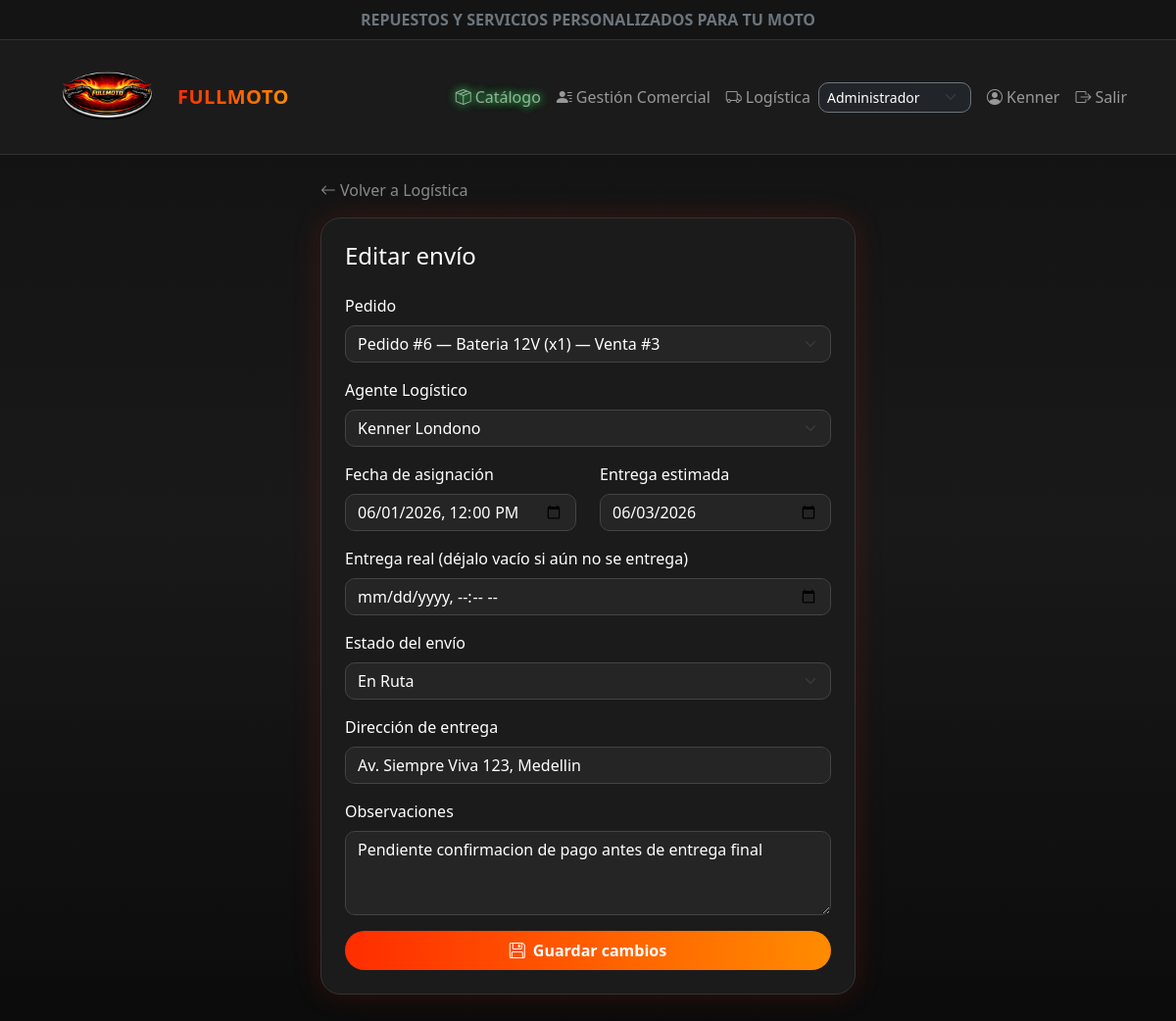
Screenshot of /formulario_distribucion.php?id=6 (signed in) with the database file from the repository.
### tables this page shows
CREATE TABLE `distribucion` (
  `id_distribucion` int(11) NOT NULL,
  `id_pedido` int(11) NOT NULL,
  `id_agente_logistico` int(11) NOT NULL,
  `fecha_asignacion` datetime NOT NULL DEFAULT current_timestamp(),
  `fecha_entrega_estimada` date DEFAULT NULL,
  `fecha_entrega_real` datetime DEFAULT NULL,
  `estado_envio` varchar(30) NOT NULL DEFAULT 'Asignado',
  `direccion_entrega` varchar(150) DEFAULT NULL,
  `observaciones` varchar(255) DEFAULT NULL
);

CREATE TABLE `agentelogistico` (
  `idAgenteLogistico` int(11) NOT NULL,
  `nombreContacto` varchar(120) DEFAULT NULL,
  `empresa` varchar(120) DEFAULT NULL,
  `vehiculo` varchar(80) DEFAULT NULL,
  `placa` varchar(15) DEFAULT NULL,
  `zonaCobertura` varchar(120) DEFAULT NULL,
  `estado` varchar(20) NOT NULL DEFAULT 'Activo'
);

### CLASES/Distribucion.php (called while the page is built, shortened)
<?php
class Distribucion {
    private $idPedido;
    private $idAgenteLogistico;
    private $fechaAsignacion;
    private $fechaEntregaEstimada;
    private $fechaEntregaReal;
    private $estadoEnvio;
    private $direccionEntrega;
    private $observaciones;
    public function __construct($idDistribucion, $idPedido, $idAgenteLogistico, $fechaAsignacion, $fechaEntregaEstimada, $fechaEntregaReal, $estadoEnvio, $direccionEntrega, $observaciones, $nombreAgente = null) {
        $this->idPedido = $idPedido;
        $this->idAgenteLogistico = $idAgenteLogistico;
        $this->fechaAsignacion = $fechaAsignacion;
        $this->fechaEntregaEstimada = $fechaEntregaEstimada;
        $this->fechaEntregaReal = $fechaEntregaReal;
        $this->estadoEnvio = $estadoEnvio;
        $this->direccionEntrega = $direccionEntrega;
        $this->observaciones = $observaciones;
    }
    public function getIdPedido() { return $this->idPedido; }
    public function getIdAgenteLogistico() { return $this->idAgenteLogistico; }
    public function getFechaAsignacion() { return $this->fechaAsignacion; }
    public function getFechaEntregaEstimada() { return $this->fechaEntregaEstimada; }
    public function getFechaEntregaReal() { return $this->fechaEntregaReal; }
    public function getEstadoEnvio() { return $this->estadoEnvio; }
    public function getDireccionEntrega() { return $this->direccionEntrega; }
    public function getObservaciones() { return $this->observaciones; }
    public static function obtenerPorId(PDO $pdo, int $idDistribucion): ?Distribucion {
        $sql = "SELECT d.id_distribucion, d.id_pedido, d.id_agente_logistico,
                       d.fecha_asignacion, d.fecha_entrega_estimada, d.fecha_entrega_real,
                       d.estado_envio, d.direccion_entrega, d.observaciones,
                       a.nombreContacto AS nombre_agente
                FROM distribucion d
                INNER JOIN agentelogistico a ON d.id_agente_logistico = a.idAgenteLogistico
                WHERE d.id_distribucion = :id";
        $stmt = $pdo->prepare($sql);
        $stmt->execute(['id' => $idDistribucion]);
        $fila = $stmt->fetch(PDO::FETCH_ASSOC);
        $distribuciones = self::mapearFilas([$fila]);
        return $distribuciones[0];
    }
    public static function obtenerPedidosDisponibles(PDO $pdo): array {
        $sql = "SELECT p.id_pedido, pr.nombre AS nombre_producto, p.cantidad, p.id_venta
                FROM pedido p
                INNER JOIN Productos pr ON p.id_producto = pr.id_producto
                ORDER BY p.id_pedido DESC";
        return $pdo->query($sql)->fetchAll(PDO::FETCH_ASSOC);
    }
    public static function obtenerAgentes(PDO $pdo): array {
        $sql = "SELECT idAgenteLogistico, nombreContacto FROM agentelogistico ORDER BY nombreContacto";
        return $pdo->query($sql)->fetchAll(PDO::FETCH_ASSOC);
    }
    private static function mapearFilas(array $filas): array {
        $distribuciones = [];
        foreach ($filas as $fila) {
            $distribuciones[] = new Distribucion(
                $fila['id_distribucion'],
                $fila['id_pedido'],
                $fila['id_agente_logistico'],
                $fila['fecha_asignacion'],
                $fila['fecha_entrega_estimada'],
                $fila['fecha_entrega_real'],
                $fila['estado_envio'],
                $fila['direccion_entrega'],
                $fila['observaciones'],
                $fila['nombre_agente'] ?? null
            );
        }
        return $distribuciones;
    }
}

### formulario_distribucion.php (the view, shortened to what this page needs)
<?php
require_once __DIR__ . '/CLASES/Conexion.php';
require_once __DIR__ . '/CLASES/Distribucion.php';
$pdo = Conexion::obtenerConexion();
$pedidos = Distribucion::obtenerPedidosDisponibles($pdo);
$agentes = Distribucion::obtenerAgentes($pdo);
$id = isset($_GET['id']) ? (int) $_GET['id'] : 0;
$distribucion = $id > 0 ? Distribucion::obtenerPorId($pdo, $id) : null;
$esEdicion = $distribucion !== null;
$idPedidoValor    = $esEdicion ? $distribucion->getIdPedido() : '';
$idAgenteValor    = $esEdicion ? $distribucion->getIdAgenteLogistico() : '';
$fechaAsigValor   = $esEdicion ? $distribucion->getFechaAsignacion() : date('Y-m-d\TH:i');
$fechaEstValor    = $esEdicion ? $distribucion->getFechaEntregaEstimada() : '';
$fechaRealValor   = $esEdicion ? $distribucion->getFechaEntregaReal() : '';
$estadoValor      = $esEdicion ? $distribucion->getEstadoEnvio() : 'Asignado';
$direccionValor   = $esEdicion ? $distribucion->getDireccionEntrega() : '';
$observValor      = $esEdicion ? $distribucion->getObservaciones() : '';
?>
<!DOCTYPE html>
<html lang="es">
<head>
    <link href="https://cdn.jsdelivr.net/npm/bootstrap@5.3.3/dist/css/bootstrap.min.css" rel="stylesheet">
    <link href="https://cdn.jsdelivr.net/npm/bootstrap-icons@1.11.3/font/bootstrap-icons.css" rel="stylesheet">
    <link rel="stylesheet" href="CSS/style.css">
</head>
<body>
<?php include __DIR__ . '/nav.php'; ?>
<div class="container pb-5">
    <div class="row justify-content-center">
        <div class="col-lg-6 col-md-8">
            <a href="logistica_distribucion.php" class="text-white-50 d-inline-block mb-3 text-decoration-none">
                <i class="bi bi-arrow-left me-1"></i>Volver a Logística
            </a>
            <div class="card p-4">
                <h4 class="text-white mb-4"><?php echo $esEdicion ? 'Editar envío' : 'Asignar nuevo envío'; ?></h4>
                <form action="CONTROLADORES/guardar_distribucion_controller.php" method="POST">
                    <div class="mb-3">
                        <label class="form-label text-white">Pedido</label>
                        <select name="id_pedido" class="form-select" required>
                            <?php foreach ($pedidos as $p): ?>
                                <option value="<?php echo $p['id_pedido']; ?>" <?php echo ($p['id_pedido'] == $idPedidoValor) ? 'selected' : ''; ?>>
                                    Pedido #<?php echo $p['id_pedido']; ?> — <?php echo htmlspecialchars($p['nombre_producto']); ?> (x<?php echo $p['cantidad']; ?>) — Venta #<?php echo $p['id_venta']; ?>
                                </option>
                            <?php endforeach; ?>
                        </select>
                    </div>
                    <div class="mb-3">
                        <label class="form-label text-white">Agente Logístico</label>
                        <select name="id_agente_logistico" class="form-select" required>
                            <?php foreach ($agentes as $a): ?>
                                <option value="<?php echo $a['idAgenteLogistico']; ?>" <?php echo ($a['idAgenteLogistico'] == $idAgenteValor) ? 'selected' : ''; ?>>
                                    <?php echo htmlspecialchars($a['nombreContacto']); ?>
                                </option>
                            <?php endforeach; ?>
                        </select>
                    </div>
                    <div class="row">
                        <div class="col-md-6 mb-3">
                            <label class="form-label text-white">Fecha de asignación</label>
                            <input type="datetime-local" name="fecha_asignacion" class="form-control" value="<?php echo htmlspecialchars(str_replace(' ', 'T', substr($fechaAsigValor, 0, 16))); ?>" required>
                        </div>
                        <div class="col-md-6 mb-3">
                            <label class="form-label text-white">Entrega estimada</label>
                            <input type="date" name="fecha_entrega_estimada" class="form-control" value="<?php echo htmlspecialchars($fechaEstValor); ?>" required>
                        </div>
                    </div>
                    <div class="mb-3">
                        <label class="form-label text-white">Entrega real (déjalo vacío si aún no se entrega)</label>
                        <input type="datetime-local" name="fecha_entrega_real" class="form-control" value="<?php echo htmlspecialchars($fechaRealValor ? str_replace(' ', 'T', substr($fechaRealValor, 0, 16)) : ''); ?>">
                    </div>
                    <div class="mb-3">
                        <label class="form-label text-white">Estado del envío</label>
                        <select name="estado_envio" class="form-select" required>
                            <?php foreach (['Asignado', 'En Ruta', 'Entregado'] as $estado): ?>
                                <option value="<?php echo $estado; ?>" <?php echo ($estado === $estadoValor) ? 'selected' : ''; ?>><?php echo $estado; ?></option>
                            <?php endforeach; ?>
                        </select>
                    </div>
                    <div class="mb-3">
                        <label class="form-label text-white">Dirección de entrega</label>
                        <input type="text" name="direccion_entrega" class="form-control" value="<?php echo htmlspecialchars($direccionValor); ?>" required>
                    </div>
                    <div class="mb-3">
                        <label class="form-label text-white">Observaciones</label>
                        <textarea name="observaciones" class="form-control" rows="3"><?php echo htmlspecialchars($observValor ?? ''); ?></textarea>
                    </div>
                    <div class="d-grid mt-3">
                        <button type="submit" class="btn btn-primary py-2">
                            <i class="bi bi-floppy me-2"></i><?php echo $esEdicion ? 'Guardar cambios' : 'Asignar envío'; ?>
                        </button>
                    </div>
                </form>
            </div>
        </div>
    </div>
</div>
</body>
</html>

### CSS/style.css (style rules this page uses)
body { background: linear-gradient(180deg, #111111, #191919, #0b0b0b); min-height: 100vh; color: #ffffff; font-family: system-ui, -apple-system, "Segoe UI", Roboto, sans-serif; }
.card { background: #1b1b1b; border: 1px solid #333333; border-radius: 20px; box-shadow: 0px 0px 30px rgba(255, 90, 0, 0.18); }
.btn-primary { background: linear-gradient(90deg, #ff2d00, #ff8c00); border: none; font-weight: bold; border-radius: 40px; transition: all 0.3s ease; color: #ffffff; }
.form-control, .form-select, .input-group-text { background-color: #252525; border: 1px solid #444444; color: #ffffff; border-radius: 10px !important; }
.form-control::placeholder { color: #888888; }
.card { box-shadow: 0px 0px 30px rgba(255, 45, 0, 0.15); transition: box-shadow 0.3s ease, transform 0.3s ease; }

### rows the page displays
distribucion: id_pedido "Pedido #6 — Bateria 12V (x1) — Venta #3", id_agente_logistico "Kenner Londono", fecha_asignacion "06/01/2026 12:00", fecha_entrega_estimada "06/03/2026", estado_envio "En Ruta", direccion_entrega "Av. Siempre Viva 123, Medellin", observaciones "Pendiente confirmacion de pago antes de entrega final"

### other values shown
$usuario['nombre'] "Kenner"
form field rol "Administrador"
